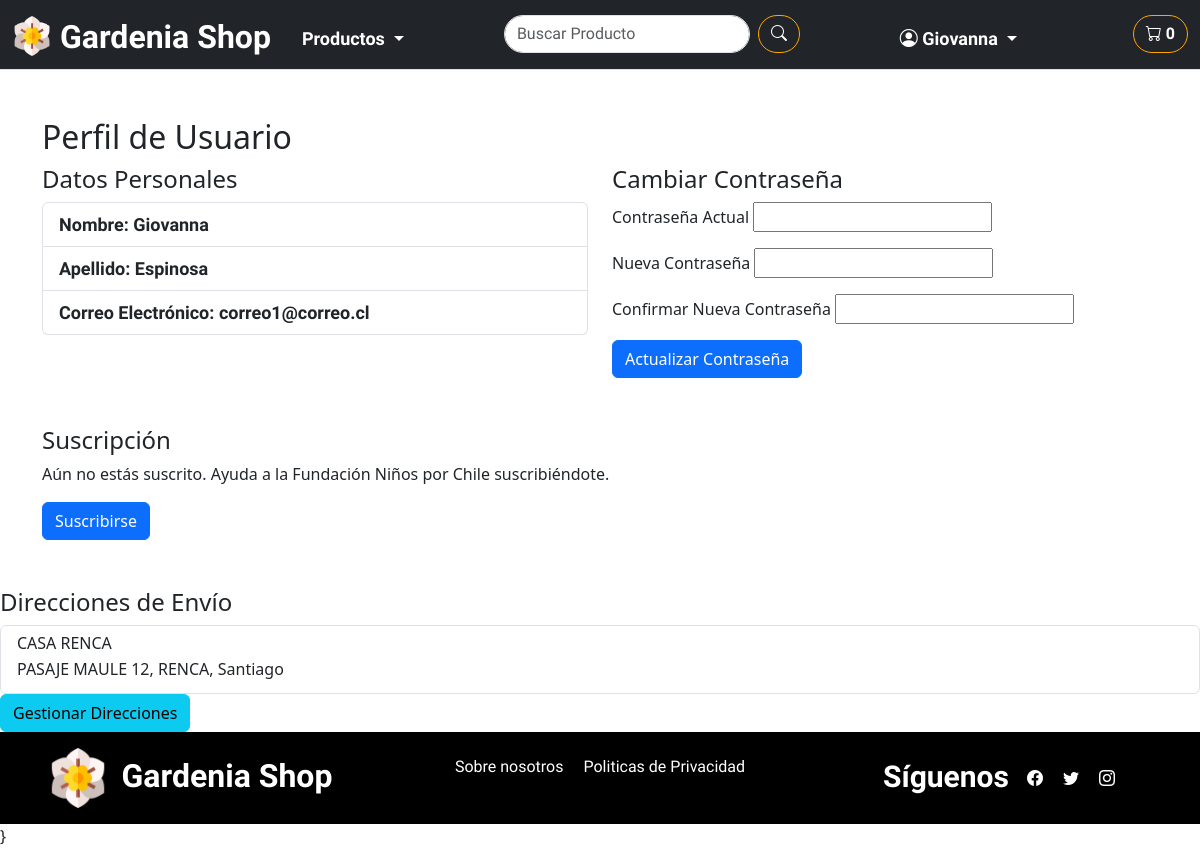
The app's page /shopWeb/profile (signed in) with its own data.
### shopWeb/models.py (models this page shows, shortened)
class User_direccion(models.Model):
    user = models.ForeignKey(User, on_delete=models.CASCADE)
    id_direccion=models.AutoField(primary_key=True)
    nombre_dirreccion= models.CharField( max_length=100, default='Dirrección de envio')
    direccion = models.CharField(max_length=100)
    ciudad = models.CharField(max_length=100)
    region = models.CharField(max_length=100)
    codigo_postal = models.CharField(max_length=100)
    pais = models.CharField(max_length=100)
    telefono = models.CharField(max_length=100)

### shopWeb/views.py (the view)
# urls.py: path('profile', views.profile, name='profile'),
def profile(request):
    user = request.user
    direcciones = User_direccion.objects.filter(user=request.user)
    suscripcion = Suscripcion.objects.filter(user=user).first()
    if request.method == 'POST':
        form = PasswordChangeForm(request.user, request.POST)
        if form.is_valid():
            user = form.save()
            update_session_auth_hash(request, user)  # Mantiene al usuario logueado después del cambio de contraseña
            return JsonResponse({'error': False, 'message': '¡Tu contraseña ha sido actualizada correctamente!'})
        else:
            errors = {}
            for field in form.errors:
                errors[field] = form.errors[field][0]
            return JsonResponse({'error': True, 'errors': errors})
    else:
        form = PasswordChangeForm(request.user)
    context = {
        'user': user,
        'form': form,
        'direcciones': direcciones,
        'suscripcion': suscripcion
    }
    return render(request, 'shopWeb/perfil_cliente/profile.html', context)

### shopWeb/templates/shopWeb/perfil_cliente/profile.html (shortened to what this page needs)
{% extends 'shopWeb/layouts/base.html' %}
{% load static %}
{% block content %}
<div class="container mt-5">
    <h2>Perfil de Usuario</h2>
    <div class="row">
        <div class="col-md-6">
            <h4>Datos Personales</h4>
            <ul class="list-group">
                <li class="list-group-item"><strong>Nombre:</strong>
                    {{user.first_name }}</li>
                <li class="list-group-item"><strong>Apellido:</strong>
                     {{ user.last_name }}</li>
                <li class="list-group-item"><strong>Correo Electrónico:</strong>
                    {{ request.user.email }}</li>
            </ul>
        </div>
        <div class="col-md-6">
            <h4>Cambiar Contraseña</h4>
            <form id="password_change_form" method="POST">
                <div class="mb-3">
                    <label for="id_old_password">Contraseña Actual</label>
                    <input type="password" name="old_password" id="id_old_password" autocomplete="current-password" required>
                </div>
                <div class="mb-3">
                    <label for="id_new_password1">Nueva Contraseña</label>
                    <input type="password" name="new_password1" id="id_new_password1" autocomplete="new-password" required>
                </div>
                <div class="mb-3">
                    <label for="id_new_password2">Confirmar Nueva Contraseña</label>
                    <input type="password" name="new_password2" id="id_new_password2" autocomplete="new-password" required>
                </div>
                <button type="submit" class="btn btn-primary">Actualizar Contraseña</button>
            </form>
        </div>
        <div class="row mt-5">
            <div class="col-md-12">
                <h4>Suscripción</h4>
                <div class="suscripcion-section">
                    {% if suscripcion %}
                        <p>Estas suscrito en apoyo a la Fundación Niños por Chile.</p>
                        <a href="{% url 'suscripcion' %}" class="btn btn-primary">Ver Suscripción</a>
                    {% else %}
                        <p>Aún no estás suscrito. Ayuda a la Fundación Niños por Chile suscribiéndote.</p>
                        <a href="{% url 'suscripcion' %}" class="btn btn-primary">Suscribirse</a>
                    {% endif %}
                </div>
            </div>
        </div>
    </div>
    </div>
    <div class="row mt-5">
        <div class="col-md-12">
            <h4>Direcciones de Envío</h4>
            {% if direcciones.exists %}
            <div class="list-group">
                {% for direccion in direcciones %}
                <div class="list-group-item">
                    <h6 class="mb-1">{{ direccion.nombre_dirreccion }}</h6>
                    <p class="mb-1">{{ direccion.direccion }}, {{ direccion.ciudad }}</p>
                </div>
                {% endfor %}
            </div>
            {% else %}
            <p>No tienes direcciones guardadas. <a href="{% url 'agregar_direccion' %}">Agregar dirección de envío</a></p>
            {% endif %}
            <a href="{% url 'direcciones' %}" class="btn btn-info">Gestionar
                Direcciones</a>
        </div>
    </div>
</div>
{% endblock %}

### shopWeb/templates/shopWeb/layouts/navbar.html (shortened to what this page needs)
{% load static %}
<link rel="stylesheet" type="text/css" href="{% static 'css/style.css' %}">
<nav
    class="navbar navbar-dark navbar-expand-lg bg-dark sticky-top border-bottom pb-0">
    <div
        class="container-fluid d-flex align-items-center justify-content-between">
        <div class="d-flex align-items-start">
            <img src="{% static 'img/logo/logo_color.png' %}" alt="logo color"
                width="40" class="me-2 mt-2">
            <a class="navbar-brand dancing-script-font"
                href="{% url 'index' %}">
                <h5>Gardenia Shop</h5>
            </a>
        </div>
        <div class="offcanvas bg-dark offcanvas-end flex-column" id="offcanvas"
            aria-labelledby="offcanvasLabel">
            <div class="offcanvas-body justify-content-start align-items-start">
                <ul
                    class="navbar-nav me-auto d-flex flex-column flex-lg-row flex-grow-1 align-items-start justify-content-between">
                    <li class="nav-item dropdown">
                        <a class="nav-link dropdown-toggle comfortaa-font"
                            href="#PRODUCTOS" id="navbarDropdownMenuLink1"
                            role="button" data-bs-toggle="dropdown"
                            aria-expanded="false">
                            Productos
                        </a>
                    </li>
                    <form class="d-flex" role="search">
                        <input type="text" class="form-control me-2"
                            placeholder="Buscar Producto">
                        <button type="submit" class="btn btn-outline-success">
                            <i class="bi bi-search"></i>
                        </button>
                    </form>
                    {% if request.user.is_authenticated %}
                    {% if request.user.is_staff %}
                    <li class="nav-item dropdown">
                        <a class="nav-link dropdown-toggle"
                            id="navbarDropdownMenuLink1" role="button"
                            data-bs-toggle="dropdown" aria-expanded="false">
                            <i class="bi bi-person-circle"></i>
                            {{request.user.username}}
                        </a>
                        <ul class="dropdown-menu"
                            aria-labelledby="navbarDropdownMenuLink1">
                            <li><a class="dropdown-item"
                                    href="{% url 'productos_admin' %}">Productos</a></li>
                            <li><a class="dropdown-item"
                                    href="{% url 'agregar_producto' %}">Añadir
                                    Producto</a></li>
                            <li><a class="dropdown-item"
                                    href="{% url 'logout' %}">Cerrar
                                    Sesión</a></li>
                        </ul>
                    </li>
                    {% else %}
                    <li class="nav-item dropdown">
                        <a class="nav-link dropdown-toggle"
                            id="navbarDropdownMenuLink1" role="button"
                            data-bs-toggle="dropdown" aria-expanded="false">
                            <i class="bi bi-person-circle"></i>
                            {{request.user.first_name}}
                        </a>
                    </li>
                    {% endif %}
                    {% else %}
                    <a class="nav-link comfortaa-font" id="singin" href="#"
                        data-bs-toggle="modal" data-bs-target="#modalSignin">
                        <i class="bi bi-person-circle"></i> Iniciar Sesión
                    </a>
                    {% endif %}
                    <button class="btn btn-outline-success ms-3 carrito-button"
                        type="button" data-bs-toggle="offcanvas"
                        data-bs-target="#carrito-offcanvas"
                        aria-controls="offcanvasCarrito">
                        <i class="bi bi-cart"></i>
                        <span id="carrito-icono">0</span>
                    </button>
                </ul>
            </div>
        </div>
    </div>
</nav>

### shopWeb/static/css/style.css (style rules this page uses)
:root { --color-primary: #FFA500; --color-secondary: #FFD700; --color-tertiary: #32CD32; --color-red: #aa2929f0; --color-dark: #333333; --color-light: #FFFFFF; --color-black: #000000; }
html, body { height: 100vh; }
body { display: flex; flex-direction: column; }
.dancing-script-font { font-family: "Dancing Script", cursive; font-optical-sizing: auto; font-size: xx-large; font-weight: 700; font-style: normal; }
.comfortaa-font { font-family: "Comfortaa", sans-serif; font-optical-sizing: auto; font-weight: 700; font-style: normal; }
h5 { padding-top: 5px; font-family: "Dancing Script", cursive; font-optical-sizing: auto; font-size: xx-large; font-weight: 700; font-style: normal; color: var(--color-light); }
ul { list-style: none; }
a { text-decoration: none; color: var(--color-light); }
.navbar-brand { font-size: 30px; font-weight: bold; }
.nav-link { font-family: "Comfortaa", sans-serif; font-size: 18px; font-weight: bold; color: var(--color-light); padding: 10px 15px; white-space: nowrap; }
#navbarDropdownMenuLink1 { color: var(--color-light); font-family: "Comfortaa", sans-serif; font-size: 18px; font-weight: bold; padding: 10px 15px; }
.form-control { border-radius: 25px; font-family: "Comfortaa", sans-serif; }
.btn-outline-success { border-color: var(--color-primary); color: var(--color-light); font-weight: bold; border-radius: 25px; white-space: nowrap; }
.offcanvas-body { padding: 20px; overflow-y: auto; }
.politicas-page p, ul, li { font-family: "Comfortaa", sans-serif; font-size: 18px; font-weight: bold; color: var(--color-dark); }

### records on screen
User_direccion: nombre_dirreccion "CASA RENCA", direccion "PASAJE MAULE 12, RENCA", ciudad "Santiago"

### other values on screen
{{ request.user.first_name }} "Giovanna"
{{ user.first_name }} "Giovanna"
{{ user.last_name }} "Espinosa"
{{ request.user.email }} "correo1@correo.cl"
